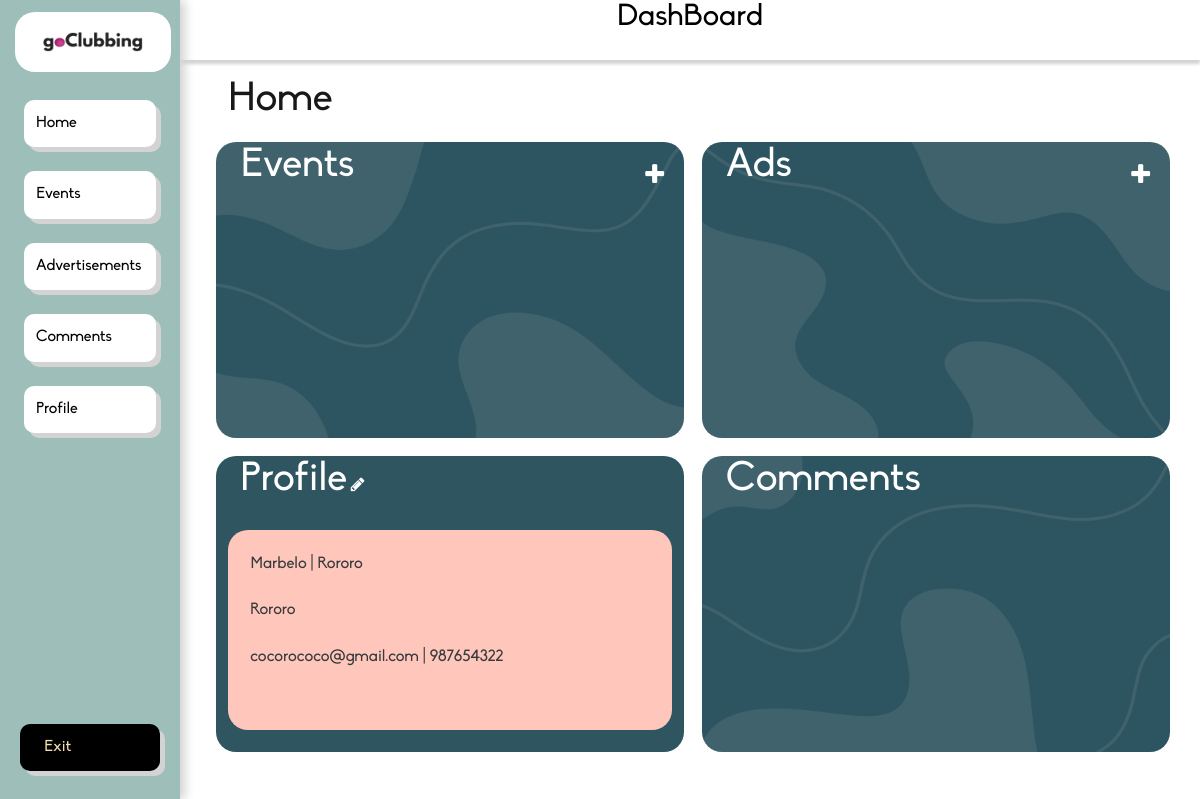
The app's page /dashboard/ (signed in), older data.
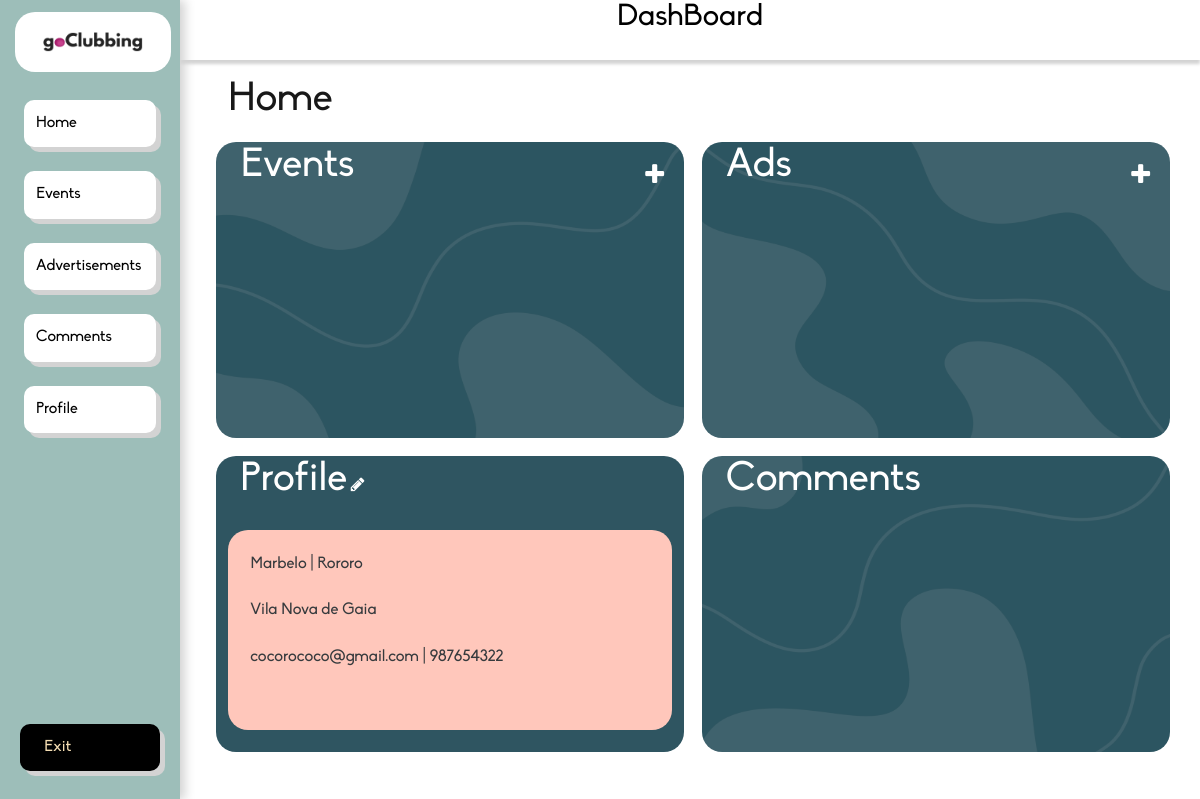
The same page, newer data.
### app/models.py (models this page shows, shortened)
class Business(models.Model):
    name = models.CharField(max_length=100)
    location = models.CharField(max_length=100)
    address = models.CharField(max_length=100, default="")
    lat = models.FloatField(null=True, blank=True)
    lng = models.FloatField(null=True, blank=True)
    type = models.CharField(max_length=50)
    company_name = models.CharField(max_length=100)
    opening_hours = models.JSONField(null=True)
    contact_email = models.EmailField(max_length=100)
    contact_phone = models.IntegerField()
    user = models.OneToOneField(User, on_delete=models.CASCADE)
    profilePhoto = models.FileField(upload_to="business_photos/", default="business_photos/userDefault.png")

### app/views.py (the view)
# urls.py: path('dashboard/', dashboard_home, name='dashboard_home'),
def dashboard_home(request):
    events = Event.objects.all()
    ads = Advertisement.objects.all()
    comments = Comment.objects.all()
    business = Business.objects.get(user_id=request.user.id)
    tparams = {'events': events, 'ads': ads, 'comments': comments, 'self': business}
    return render(request, "dash_home.html", tparams)

### app/templates/dash_home.html (shortened to what this page needs)
{% extends "dashboard.html" %}
{% load static %}
{% block content %}
<div class="home-container">
    <div class="home-title">
        <h1>Home</h1>
    </div>
    <div class="events">
        <div class="title">
            <h1 style="float:left;">Events </h1>
            <a style="float:right; color: white" href={% url 'dashboard_newevent' %}><i class="mysmalls fa fa-plus"></i></a>
        </div>
        <div class="events-content">
        </div>
        <img id="background-image" src="{% static "img/DashBoardFundo.png" %}"/>
    </div>
    <div class="pubs">
        <div class="title">
            <h1 style="float: left">Ads</h1>
            <a style="float:right; color: white" href={% url 'dashboard_newad' %}><i class="mysmalls fa fa-plus"></i></a>
        </div>
        <div class="pubs-content">
        </div>
        <img id="background-image" src="{% static "img/DashBoardFundo3.png" %}"/>
    </div>
    <div class="profiles">
        <div class="title">
            <h1 style="display: inline-block">Profile</h1>
            <a class="edit-button" href={% url 'dashboard_profile' %}><i class="fa fa-pencil"></i></a>
        </div>
        <div class="profile-content">
            <div class="profile">
                <p class="prof-text">{{ self.name }} | {{ self.type }}</p>
                <p class="prof-text">{{ self.location }}</p>
                <p class="prof-text">{{ self.contact_email }} | {{ self.contact_phone }}</p>
            </div>
        </div>
    </div>
    <div class="comments">
        <div class="title">
            <h1>Comments</h1>
        </div>
        <div class="comments-content">
        </div>
        <img id="background-image" src="{% static "img/DashBoardFundo2.png" %}"/>
    </div>
</div>
{% endblock %}

### app/templates/dashboard.html (shortened to what this page needs)
{% load static %}
<html lang="en">
<head>
    <link rel="stylesheet" type="text/css" href="{% static "css/dashboard.css" %}">
    <link rel="stylesheet" href="https://cdnjs.cloudflare.com/ajax/libs/font-awesome/4.7.0/css/font-awesome.min.css">
    <link href="https://cdn.jsdelivr.net/npm/bootstrap@5.0.0-beta3/dist/css/bootstrap.min.css" rel="stylesheet">
</head>
<body>
    <div class="grid-container">
      <div class="header">
          <h1>DashBoard</h1>
      </div>
      <aside class="sidenav">
          <div class="nav-top-section">
              <div class="container_logo_title">
                  <img src="{% static "img/logo.png" %}"/>
              </div>
          </div>
          <div class="menus">
              <ul class="menus-items">
                  <a href={% url 'dashboard_home' %}><li class="item">Home</li></a>
                  <a href={% url 'dashboard_my_events' %}><li class="item">Events</li></a>
                  <a href={% url 'dashboard_my_ads' %}><li class="item">Advertisements</li></a>
                  <a href={% url 'dashboard_my_comments' %}><li class="item">Comments</li></a>
                  <a href={% url 'dashboard_profile' %}>
                      <li class="item">Profile</li>
              </ul>
          </div>
          <div class="nav-bottom-section bottom-menu">
            <ul class="bottom-menu">
                <form id="logoutForm" action="/logout/" method="get" class="form-inline my-2 my-lg-0">
                    <li class="exit"><a class="exit-btn" href="javascript:document.getElementById('logoutForm').submit()">Exit</a></li>
                </form>
            </ul>
          </div>
      </aside>
      <main class="main">
          {% block content %}
          {% endblock %}
      </main>
    </div>
</body>
</html>

### app/templates/dashboard.html (style rules this page uses)
* { box-sizing: border-box; font-family: Biko, serif; }

Row changes from the older to the newer data that the page shows:
changed Business "Marbelo": location "Rororo" → "Vila Nova de Gaia"
